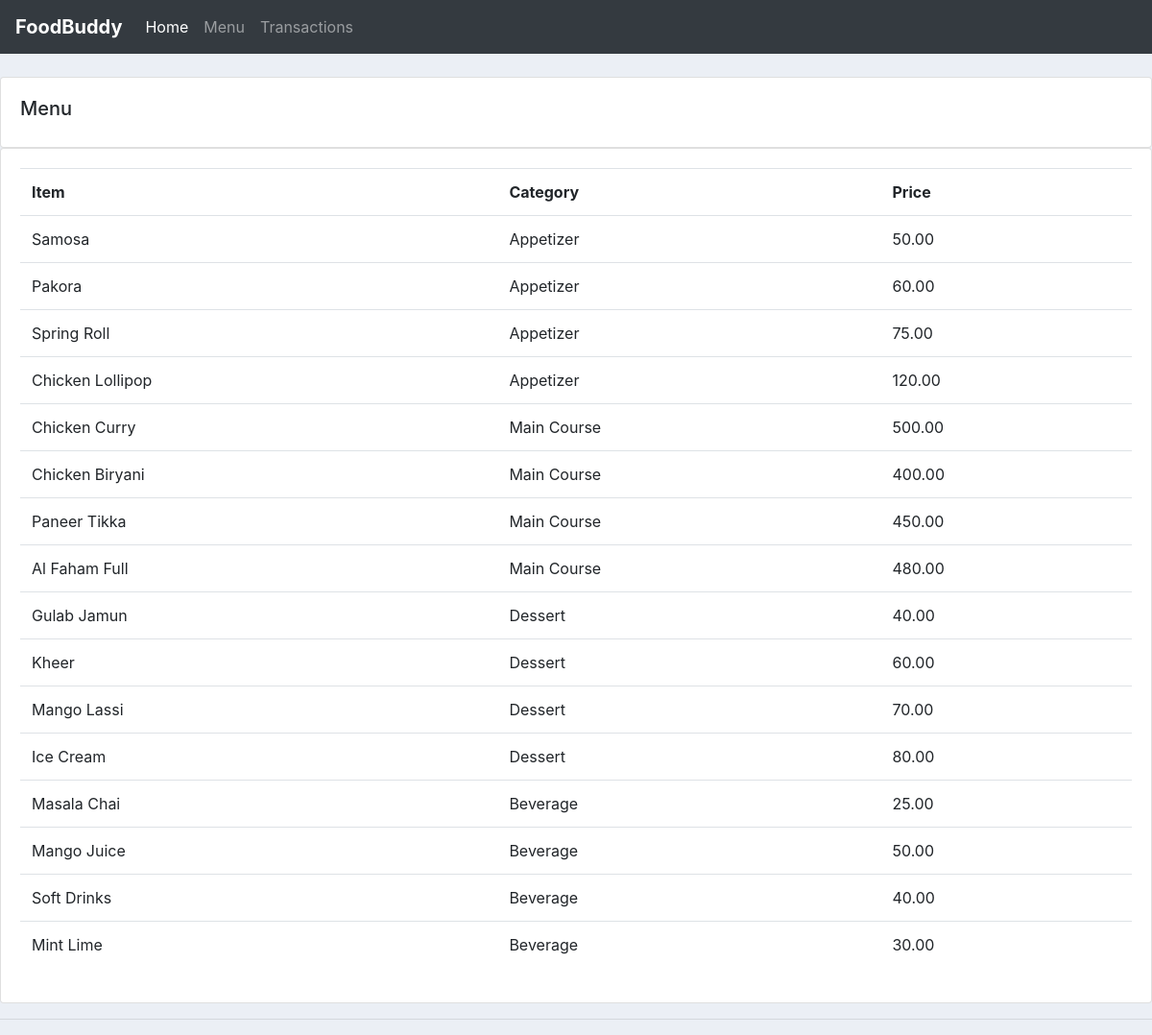
The app's page /menu/ with its own data.
### restaurant/models.py (models this page shows, shortened)
class Menu(models.Model):
    CATEGORY_CHOICES = [
        ('Appetizer', 'Appetizer'),
        ('Main Course', 'Main Course'),
        ('Dessert', 'Dessert'),
        ('Beverage', 'Beverage'),
    ]
    meal_name = models.CharField(max_length=255)
    meal_price = models.DecimalField(max_digits=5, decimal_places=2)
    category = models.CharField(max_length=20, choices=CATEGORY_CHOICES)

### restaurant/views.py (the view)
# urls.py: path('menu/', views.menu, name = "menu"),
def menu(request):
     menu_items = Menu.objects.all()
     return render(request, 'restaurant/menu.html', {'menu_items': menu_items})

### restaurant/templates/restaurant/menu.html
{% extends 'restaurant/main.html' %}
{% block content %}
		<br>
		<div class="row">
			<div class="col-md">
				<div class="card card-body">
					<h5>Menu</h5>
				</div>
				<div class="card card-body">
					<table class="table">
						<tr>
							<th>Item</th>
							<th>Category</th>
							<th>Price</th>
						</tr>
						{% for i in menu_items %}
							<tr>
								<td>{{i.meal_name}}</td>
								<td>{{i.category}}</td>
								<td>{{i.meal_price}}</td>
							</tr>
						{% endfor %}
					</table>
				</div>
			</div>
		</div>
{% endblock content %}

### restaurant/templates/restaurant/main.html (style rules this page uses)
body { background-color: #ebeff5; }

### records on screen
Menu: meal_name "Samosa", category "Appetizer", meal_price "50.00"
Menu: meal_name "Pakora", category "Appetizer", meal_price "60.00"
Menu: meal_name "Spring Roll", category "Appetizer", meal_price "75.00"
Menu: meal_name "Chicken Lollipop", category "Appetizer", meal_price "120.00"
Menu: meal_name "Chicken Curry", category "Main Course", meal_price "500.00"
Menu: meal_name "Chicken Biryani", category "Main Course", meal_price "400.00"
Menu: meal_name "Paneer Tikka", category "Main Course", meal_price "450.00"
Menu: meal_name "Al Faham Full", category "Main Course", meal_price "480.00"
Menu: meal_name "Gulab Jamun", category "Dessert", meal_price "40.00"
Menu: meal_name "Kheer", category "Dessert", meal_price "60.00"
Menu: meal_name "Mango Lassi", category "Dessert", meal_price "70.00"
Menu: meal_name "Ice Cream", category "Dessert", meal_price "80.00"
Menu: meal_name "Masala Chai", category "Beverage", meal_price "25.00"
Menu: meal_name "Mango Juice", category "Beverage", meal_price "50.00"
Menu: meal_name "Soft Drinks", category "Beverage", meal_price "40.00"
Menu: meal_name "Mint Lime", category "Beverage", meal_price "30.00"
